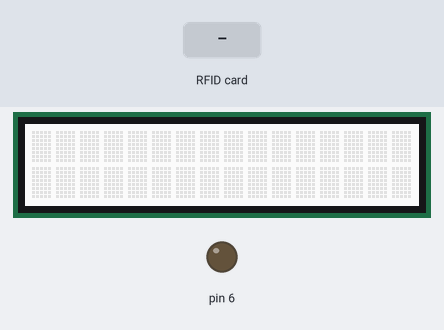
Recording of a sketch running on a simulated Arduino Uno, built with avr-gcc and run on an emulated ATmega328P. Shown: 16×2 character LCD, output pins drawn as LEDs (lit = HIGH). Inputs (shaded band) come from the test bench. Pins used as bus, display or sensor lines are not drawn; what the sketch prints to the serial monitor is not drawn.

Above: at 1.3 s.
1.4 s: RFID card C9 81 57 89 held to the reader
At 3.4 s:
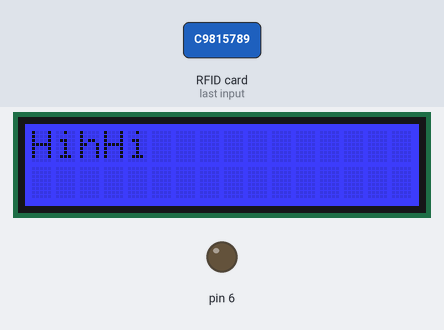
3.7 s: RFID card 5E 7A 19 C4 held to the reader
At 4.6 s:
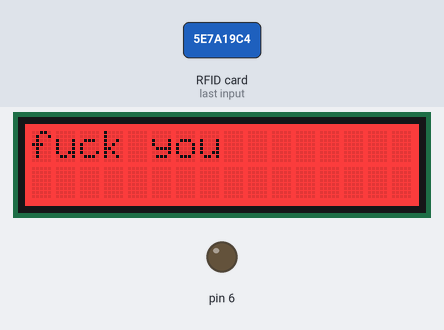
5.6 s: RFID card 67 B8 48 E0 held to the reader
At 8.7 s:
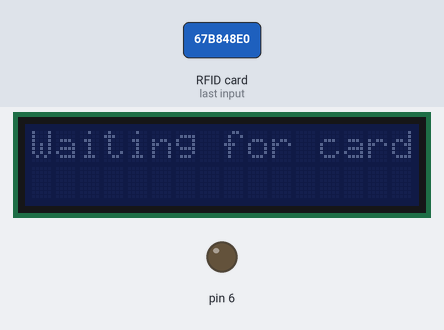
Timing chart, 0 to 10.2 s (numbered marks = the images above; inputs shaded):
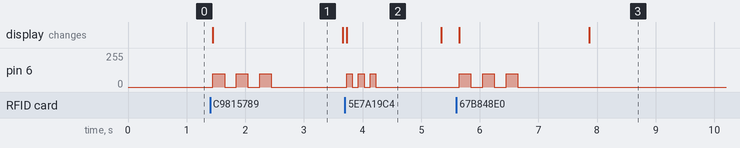

The sketch:

member.ino
```cpp
#include<SPI.h>
#include<MFRC522.h>
#include <Wire.h>
#include "rgb_lcd.h"
//設定PIN腳
#define RST_PIN         9
#define SS_PIN          10
// 宣告 RFID 讀取物件
MFRC522 mfrc522(SS_PIN, RST_PIN);
// 宣告 LCD 物件
rgb_lcd lcd;

 int colorR = 0;
         int colorG = 0;
         int colorB = 255;

// 會員結構體
struct Member {
  String cardNumber;
  String name;
};

// 設定會員列表
const int number = 2; // 會員數量
Member members[number] = {
{"c9815789", "Member1"},  // 將"XXXXXX" 替換為會員1的實際RFID卡號
{"67b848e0","sujia"}
};

void setup() {
  Serial.begin(9600);
  Serial.println("RFID reader is ready!");
 pinMode(6, OUTPUT);
  //**//lcd初始化
  lcd.begin(16, 2);
  //**//SPI初始化
  SPI.begin();
 //**//MFRC522初始化
  mfrc522.PCD_Init();
  mfrc522.PCD_DumpVersionToSerial();
}


void loop() {
 //檢測RFID卡
  if (mfrc522.PICC_IsNewCardPresent() && mfrc522.PICC_ReadCardSerial()) {
    // 讀取 RFID 卡號
    String cardNumber = "";
    for (byte i = 0; i < mfrc522.uid.size; i++) {
      cardNumber += String(mfrc522.uid.uidByte[i] < 0x10 ? "0" : "");
      cardNumber += String(mfrc522.uid.uidByte[i], HEX);
    }
    Serial.println("Card Number: " + cardNumber);

    // 比對 RFID 卡號
    bool memberFound = false;
    for (int i = 0; i < number; i++) {
      if (cardNumber == members[i].cardNumber) {
        Serial.println("Access Granted - Welcome, " + members[i].name);
        lcd.clear();
        lcd.print("Welcome, ");
        lcd.print(members[i].name);


        memberFound = true;
        break;
      }
    }

    // 如果不是會員
    if (!memberFound) {
      lcd.clear();
      colorB = 0;
      colorG = 0;
      colorR = 255;
        lcd.setRGB(colorR, colorG, colorB);
        lcd.print("fuck you");
 analogWrite(6, 100);
     for(int i = 0; i < 3; i++){
      analogWrite(6, 100);
      delay(100);
      analogWrite(6, 0);
      delay(100);
     }
    }else{
      Serial.println("Hi");
      lcd.clear();
        analogWrite(6, 200);
      colorB = 255;
      colorG = 0;
      colorR = 0;
        lcd.setRGB(colorR, colorG, colorB);
        lcd.print("HihHi");

        for(int i = 0; i < 3; i++){
      analogWrite(6, 100);
      delay(200);
      analogWrite(6, 0);
      delay(200);
     }
    }

    delay(1000); // 延遲一秒避免連續讀取
      colorB = 0;
      colorG = 0;
      colorR = 0;
        lcd.setRGB(colorR, colorG, colorB);
         analogWrite(6, 0);
    lcd.clear();
    lcd.print("Waiting for card");
  }}  
```

Measured:
- after the input at 1.4 s, pin 6: alternates 100/255 for 0.20 s and 0/255 for 0.20 s, 6 changes in all, then stays 0/255, starting after 0.05 s; the display: changes after 0.05 s (image 1)
- after the input at 3.7 s, pin 6: alternates 100/255 for 0.10 s and 0/255 for 0.10 s, 6 changes in all, then stays 0/255, starting at once; the display: changes at once (image 2)
- after the input at 5.6 s, pin 6: alternates 100/255 for 0.20 s and 0/255 for 0.20 s, 6 changes in all, then stays 0/255, starting after 0.05 s; the display: first changes after 0.05 s (image 3 shows a later state)
- what the display in image 1 shows lasts 2.3 s, from 1.4 s to 3.7 s
- what the display in image 2 shows lasts 1.6 s, from 3.7 s to 5.3 s
